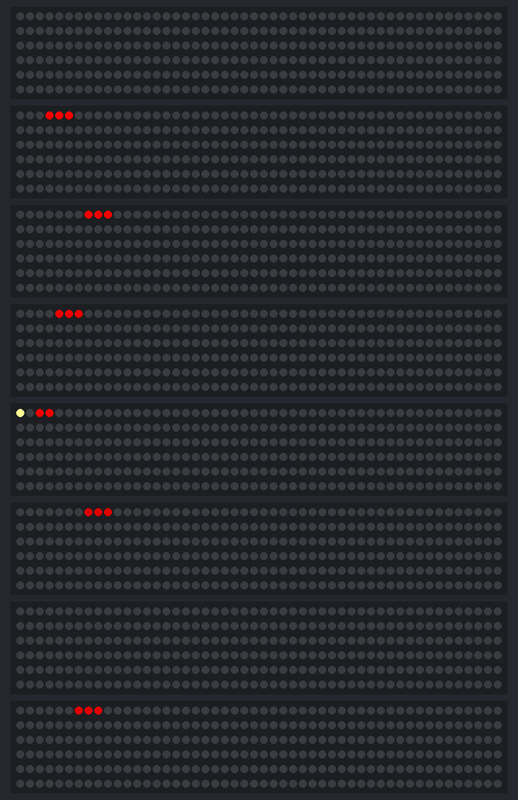
Simulated run of this sketch. Board: ESP8266 (NodeMCU). On the bench: 8 × 300 RGB LEDs in strip order, left to right, continuing on the next row. Dim RGB values are drawn brighter than linear; random numbers use the default seed unless the sketch sets one.

Above: at 0.25 s.
At 4.97 s:
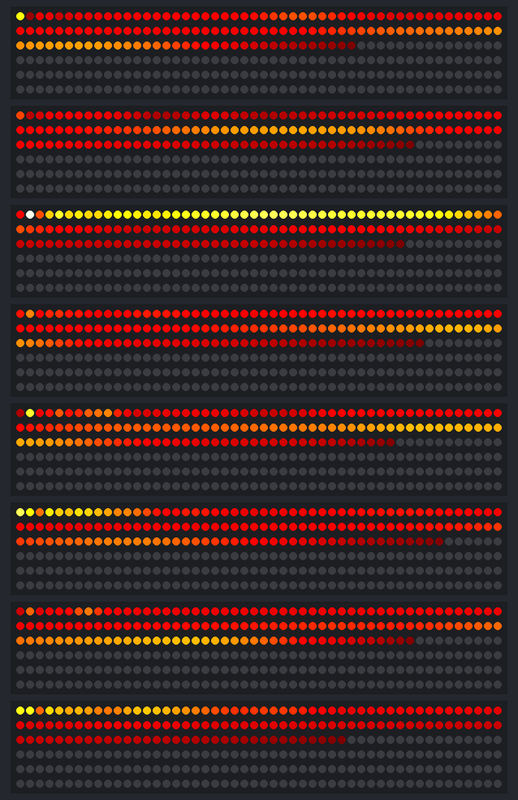
At 10.05 s:
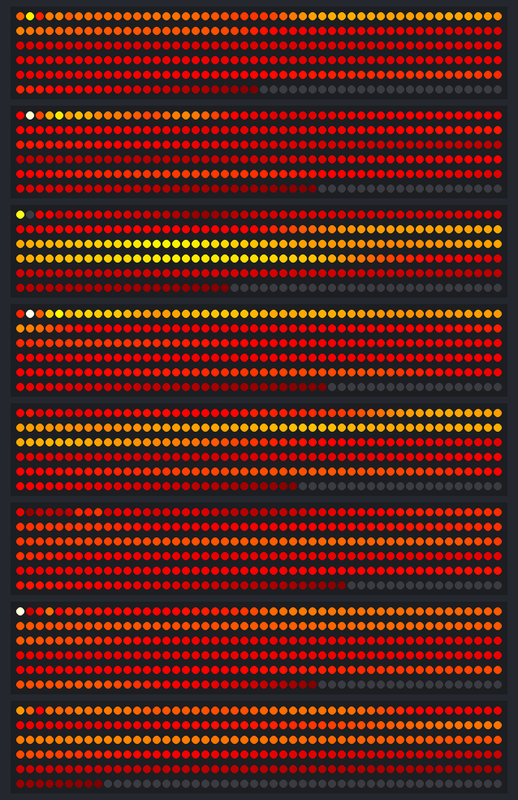
At 19.84 s:
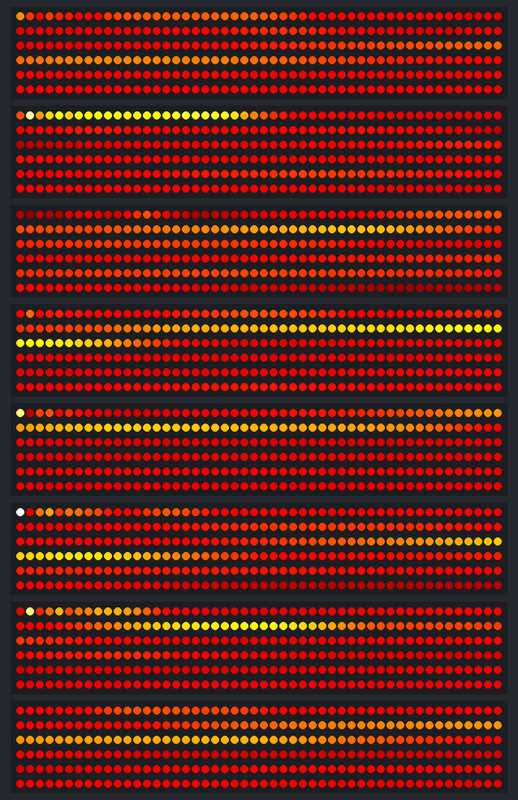
At 29.64 s:
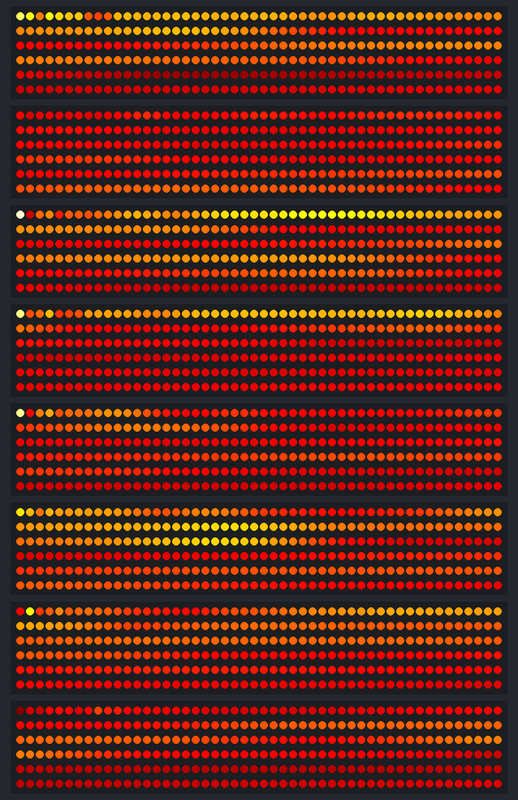
At 39.8 s:
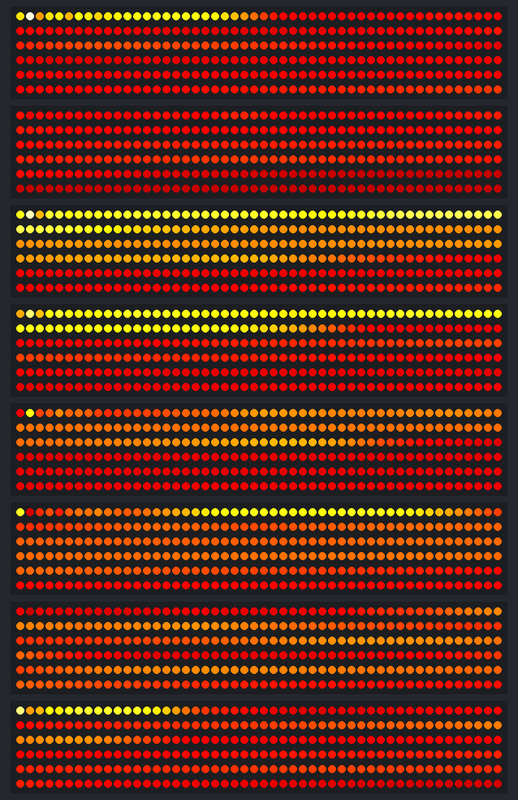

The sketch:

VintageVolcanicVaginah.ino
```cpp
/*
    Board: NodeMCU-ESP32s
	Upload Speed: 921600
	Esp32 38-Pin Narrow Pinout Reference: https://esphome.io/devices/nodemcu_esp32.html
    Ws2815 Data Sheet: https://www.led-stuebchen.de/download/WS2815.pdf

    Notes:
    - Initialize Arduino for VsCode project at start with: F1 -> Arduino: Initialize
    - Cannot use loop in addLeds function because the pin number must be a runtime constant. Gross, I know.
    - Ensure Esp32 is grounded to psu, even if powered by seperate usb
    - Ws2815 are unidirectional. You must connect to the female end of the strip to a 4-pin male JST-SM from the board
    - Parrallel output: - writing to each pixel takes 30µs, so FastLED.show() can take while because it has to iterate over all pixels and strips in series (ie one at a time)
                        - parrallel will write to strips in parrallel and must be enabled
                        - reddit explanation: https://www.reddit.com/r/FastLED/comments/aqlb94/troubleshooting_slow_performance_tied_to/
                        - https://github.com/FastLED/FastLED/wiki/Parallel-Output
                        - solution: https://www.reddit.com/r/FastLED/comments/klw88g/are_there_magical_words_to_summon_parallel_output/
    - Backup data line: - Do not wire backup data line to seperate pins. This can cause noise over longer wire lengths, which can result in random flickering
                        - Either wire both data lines to the same pin or wire the backup data line directly to the ground (as close to strip as possible)
                        - https://www.reddit.com/r/WLED/comments/yw10qa/ws2815_backup_data_line_question/
*/

#include <FastLED.h>

#include "Eruption.h"
#include "LavaFlow.h"
#include "LedStripControls.h"
#include "VintageVolcanicVaginah.h"

void setup()
{
    SetupLedStrips();
}

void loop()
{
    UpdateLavaFlow();
    UpdateEruption();
    UpdateLedStrips();

    delay(GetSpeedDelay());
}
```

Eruption.cpp
```cpp
#include "Eruption.h"

EruptionState _currentEruptionState;

int _numberOfIncrements;
int _cooling;
int _speedDelay;
int _lastIncrementTime;

void updateEruptionState()
{
    int seconds = millis() / 1000;
    int currentMinute = seconds / 60 % ERUPTION_RESET_INTERVAL_MINUTES;

    if (currentMinute < ERUPTION_LENGTH_MINUTES && _currentEruptionState != Erupting)
    {
        _currentEruptionState = Erupting;

        _numberOfIncrements = 0;
        _cooling = 0;
        _speedDelay = 0;
        _lastIncrementTime = seconds;
    }
    else if (currentMinute >= ERUPTION_LENGTH_MINUTES && _currentEruptionState != Flowing)
    {
        _currentEruptionState = Flowing;
    }
}

void updateCoolingAndDelay()
{
    if (_currentEruptionState != Flowing) return;
    if (_numberOfIncrements >= MAX_NUMBER_OF_INCREMENTS) return;

    int seconds = millis() / 1000;

    if (seconds - _lastIncrementTime >= INCREMENT_INTERVAL_SECONDS)
    {
        _numberOfIncrements++;

        _cooling += COOLING_INCREMENT;
        _speedDelay += SPEED_DELAY_INCREMENT;

        _lastIncrementTime = seconds;
    }
}

EruptionState GetCurrentEruptionState()
{
    return _currentEruptionState;
}

int GetCooling()
{
    return _cooling;
}

int GetSpeedDelay()
{
    return _speedDelay;
}

void UpdateEruption()
{
    updateEruptionState();
    updateCoolingAndDelay();
}
```

Eruption.h
```cpp
#ifndef ERUPTION_H
#define ERUPTION_H

#include <Arduino.h>

// Eruption Settings
#define ERUPTION_LENGTH_MINUTES         1
#define MAX_NUMBER_OF_INCREMENTS        24
#define SPEED_DELAY_INCREMENT           1
#define COOLING_INCREMENT               10
#define INCREMENT_INTERVAL_SECONDS      10
#define ERUPTION_RESET_INTERVAL_MINUTES 20

enum EruptionState
{
    Unknown,
    Erupting,
    Flowing,
};

EruptionState GetCurrentEruptionState();
int GetCooling();
int GetSpeedDelay();

void UpdateEruption();

#endif
```

LavaFlow.cpp
```cpp
#include "LavaFlow.h"

byte _heat[NUM_STRIPS][NUM_LEDS];

int _currentStripIndex;

void igniteNewSparks()
{
	// Randomly ignite new 'sparks' near the top
    if (random(SPARK_CHANCE_MAX_ROLL) < SPARK_CHANCE_THRESHOLD)
	{
		int y = random(7);

		_heat[_currentStripIndex][y] = _heat[_currentStripIndex][y] + random(SPARK_HEAT_MIN, SPARK_HEAT_MAX);
	}
}

void driftHeatDown()
{
	// Heat from each cell drifts 'down' and diffuses a little
    for (int i = NUM_LEDS - 1; i >= 2; i--)
	{
		_heat[_currentStripIndex][i] = (_heat[_currentStripIndex][i - 1] + _heat[_currentStripIndex][i - 2] + _heat[_currentStripIndex][i - 3]) / 3;
	}
}

void cooling()
{
	// Cool down every cell a little
    if (GetCurrentEruptionState() == Erupting) return;

    for (int i = 0; i < NUM_LEDS; i++)
    {
        byte currentHeat = _heat[_currentStripIndex][i];

        int cooldown = random(0, ((GetCooling()) / NUM_LEDS) + 2);

        _heat[_currentStripIndex][i] = (currentHeat < cooldown) ? 0 : currentHeat - cooldown;
    }
}

void setHeatToLeds()
{
	// Convert heat to LED colors
    for (int i = 0; i < NUM_LEDS; i++)
	{
        CRGB heatColor = HeatColor(_heat[_currentStripIndex][i]);

        SetLedColor(_currentStripIndex, i, heatColor);
	}
}

void UpdateLavaFlow()
{
    for (int i = 0; i < NUM_STRIPS; i++)
    {
        _currentStripIndex = i;

        igniteNewSparks();
        driftHeatDown();
        cooling();
        setHeatToLeds();
    }
}
```

LavaFlow.h
```cpp
#ifndef LAVA_FLOW_H
#define LAVA_FLOW_H

#include <Arduino.h>
#include <FastLED.h>

#include "Eruption.h"
#include "LedStripControls.h"
#include "VintageVolcanicVaginah.h"

// LavaFlow Settings
#define SPARK_CHANCE_MAX_ROLL  255
#define SPARK_CHANCE_THRESHOLD 120
#define SPARK_HEAT_MIN         160
#define SPARK_HEAT_MAX         255

void UpdateLavaFlow();

#endif
```

LedStripControls.cpp
```cpp
#include "LedStripControls.h"

CRGB _leds[NUM_STRIPS][NUM_LEDS];

void addLedStrips()
{
	// left side
	FastLED.addLeds<CHIPSET, 32, COLOR_ORDER>(_leds[0], NUM_LEDS);
	FastLED.addLeds<CHIPSET, 25, COLOR_ORDER>(_leds[1], NUM_LEDS);
	FastLED.addLeds<CHIPSET, 27, COLOR_ORDER>(_leds[2], NUM_LEDS);
	FastLED.addLeds<CHIPSET, 12, COLOR_ORDER>(_leds[3], NUM_LEDS);

	// right side
	FastLED.addLeds<CHIPSET, 19, COLOR_ORDER>(_leds[4], NUM_LEDS);
	FastLED.addLeds<CHIPSET, 5,  COLOR_ORDER>(_leds[5], NUM_LEDS);
	FastLED.addLeds<CHIPSET, 16, COLOR_ORDER>(_leds[6], NUM_LEDS);
	FastLED.addLeds<CHIPSET, 0,  COLOR_ORDER>(_leds[7], NUM_LEDS);
}

void setupLedSettings()
{
    FastLED.setCorrection(COLOR_CORRECTION);
    FastLED.setBrightness(BRIGHTNESS);
}

void SetupLedStrips()
{
    addLedStrips();
    setupLedSettings();
}

void SetLedColor(int stripIndex, int ledIndex, CRGB ledColor)
{
    _leds[stripIndex][ledIndex] = ledColor;
}

void UpdateLedStrips()
{
    FastLED.show();
}
```

LedStripControls.h
```cpp
#ifndef LED_STRIP_CONTROLS_h
#define LED_STRIP_CONTROLS_h

#include <Arduino.h>
#include <FastLED.h>

#include "VintageVolcanicVaginah.h"

// Enable Parrallel Output
#define FASTLED_ESP32_I2S        true
#define FASTLED_RMT_MAX_CHANNELS NUM_STRIPS

// LED Settings
#define CHIPSET          WS2811
#define COLOR_ORDER      RGB
#define COLOR_CORRECTION CRGB(255, 100, 240)
#define BRIGHTNESS       255

void SetupLedStrips();
void SetLedColor(int stripIndex, int ledIndex, CRGB ledColor);
void UpdateLedStrips();

#endif
```

VintageVolcanicVaginah.h
```cpp
#ifndef VINTAGE_VOLCANIC_VAGINAH_H
#define VINTAGE_VOLCANIC_VAGINAH_H

#define NUM_LEDS   300
#define NUM_STRIPS 8

#endif
```
